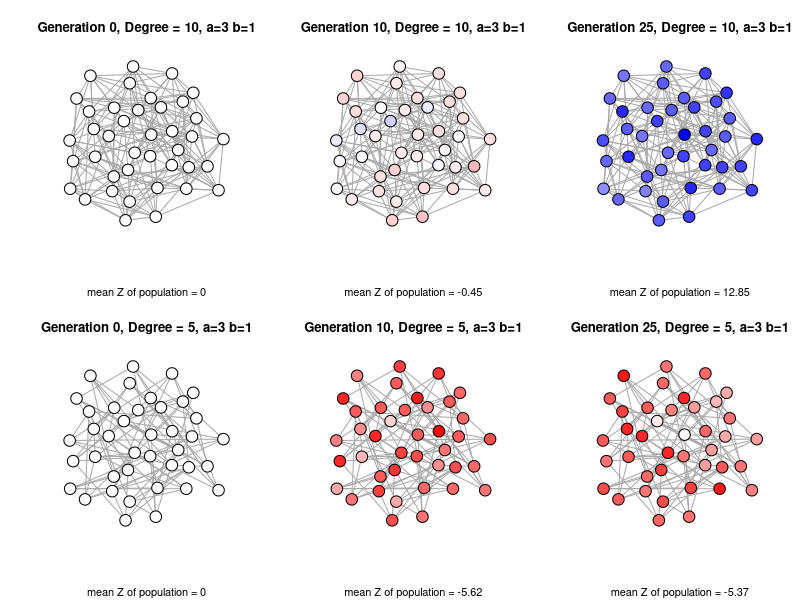

Write R code to recreate this figure.
#Code to accompany Hudson and Creanza 2022, "Modeling how population size drives the evolution of birdsong, a functional cultural trait" https://doi.org/10.1111/evo.14489

## Make  graphs of networks for figure 3 and S2 in Price Eq manuscript

library(RColorBrewer)
#library(gtools)
library(igraph)
library(ggplot2)
library(evd)
library(sfsmisc)


Euler = 0.5772156649
alph =  3# difficulty to learn, against adaptive evolution of trait
bet = 1 #variance in learning attempts, favors adaptive evolution
Npop = 40 #Needs to be even

reps = 1 


g10 <- sample_degseq(rep(10,Npop),method="vl") #Makes a Npop-member network with degree of 10 for all
l=layout_with_fr(g10)
gen0 <- g10
V(g10)$newZ <- 0
V(g10)$oldZ <- 0
g10_gen0<-g10
g10_results <- rep(0,reps)
gens <- 10 


set.seed(2)
for (h in 1:gens){
    for (j in 1:Npop) {
      V(g10)[j]$oldZ <- V(g10)[j]$newZ
      connectednodes <- neighbors(g10, j)
  
      subs_zmax <- max(V(g10)$newZ[connectednodes])
      gumdist <- rgumbel(Npop, loc = subs_zmax - alph, scale = bet) 
      newZ <- sample(gumdist, 1)
      V(g10)[j]$newZ <- newZ
      V(g10)[j]$color <- newZ
    }
    
}


g10_gen10 <-g10

#Continue for 15 more generations
gens = 15

for (h in 1:gens){
  for (j in 1:Npop) {
    V(g10)[j]$oldZ <- V(g10)[j]$newZ
    connectednodes <- neighbors(g10, j)
    subs_zmax <- max(V(g10)$newZ[connectednodes])
    gumdist <- rgumbel(Npop, loc = subs_zmax - alph, scale = bet) 
    newZ <- sample(gumdist, 1)

    V(g10)[j]$newZ <- newZ
    V(g10)[j]$color <- newZ
  }
 
}


g10_gen25 <-g10
allgens <- c( V(g10_gen10)$newZ, V(g10_gen25)$newZ)
 
D10sf <- max(abs(allgens))
 
##Now make degree five networks
g5 <- sample_degseq(rep(5,Npop),method="vl") #Makes a Npop-member network with degree of 5 
V(g5)$newZ <- 0



g5_gen0 <- g5

V(g5)$newZ <- 0

V(g5)$oldZ <- 0
g5_results <- rep(0,reps)
gens <- 10

set.seed(2)
for (h in 1:gens){
    for (j in 1:Npop) {
      V(g5)[j]$oldZ <- V(g5)[j]$newZ
      connectednodes <- neighbors(g5, j)
 
      subs_zmax <- max(V(g5)$newZ[connectednodes])
      gumdist <- rgumbel(Npop, loc = subs_zmax - alph, scale = bet) 
      newZ <- sample(gumdist, 1)
      V(g5)[j]$newZ <- newZ
      V(g5)[j]$color <- newZ
    }
    #print(paste("Average of generation",h,"=",mean(V(g5)$newZ)))
  }
g5_gen10 <- g5

#Continue for 15 more generations
gens = 15
for (h in 1:gens){
  for (j in 1:Npop) {
    V(g5)[j]$oldZ <- V(g5)[j]$newZ
    connectednodes <- neighbors(g5, j)

    subs_zmax <- max(V(g5)$newZ[connectednodes])
    gumdist <- rgumbel(Npop, loc = subs_zmax - alph, scale = bet) 
    newZ <- sample(gumdist, 1)
    V(g5)[j]$newZ <- newZ
    V(g5)[j]$color <- newZ
  }
}

g5_gen25 <- g5
D5allgens <- c( V(g5_gen10)$newZ, V(g5_gen25)$newZ)



D5sf <- max(abs(D5allgens))


my_palette <- colorRampPalette(c("red", "white", "blue"))(n = Npop)

par(mfrow=c(2,3))

plot(g10_gen0, vertex.label=NA, layout=l, vertex.color="white", main=paste0("Generation 0, Degree = 10, a=",alph," b=",bet), sub= paste0("mean Z of population = ",round(mean(V(g10_gen0)$newZ),2)))
node.colors <- (V(g10_gen10)$newZ+D10sf) / (2*D10sf) * Npop
plot(g10_gen10, vertex.label=NA, layout=l, vertex.color=my_palette[node.colors], main=paste0("Generation 10, Degree = 10, a=",alph," b=",bet), sub= paste0("mean Z of population = ",round(mean(V(g10_gen10)$newZ),2)))
node.colors <- (V(g10_gen25)$newZ+D10sf) / (2*D10sf) * Npop
plot(g10_gen25, vertex.label=NA, layout=l, vertex.color=my_palette[node.colors], main=paste0("Generation 25, Degree = 10, a=",alph," b=",bet), sub= paste0("mean Z of population = ",round(mean(V(g10_gen25)$newZ),2)))


plot(g5_gen0, vertex.label=NA, layout=l, vertex.color="white", main=paste0("Generation 0, Degree = 5, a=",alph," b=",bet), sub= paste0("mean Z of population = ",round(mean(V(g5_gen0)$newZ),2)))
node.colors <- (V(g5_gen10)$newZ+D5sf) / (2*D5sf) * Npop
plot(g5_gen10, vertex.label=NA, layout=l, vertex.color=my_palette[node.colors], main=paste0("Generation 10, Degree = 5, a=",alph," b=",bet), sub= paste0("mean Z of population = ",round(mean(V(g5_gen10)$newZ),2)))
node.colors <- (V(g5_gen25)$newZ+D5sf) / (2*D5sf) * Npop
plot(g5_gen25, vertex.label=NA, layout=l, vertex.color=my_palette[node.colors], main=paste0("Generation 25, Degree = 5, a=",alph," b=",bet),sub= paste0("mean Z of population = ",round(mean(V(g5_gen25)$newZ),2)))
